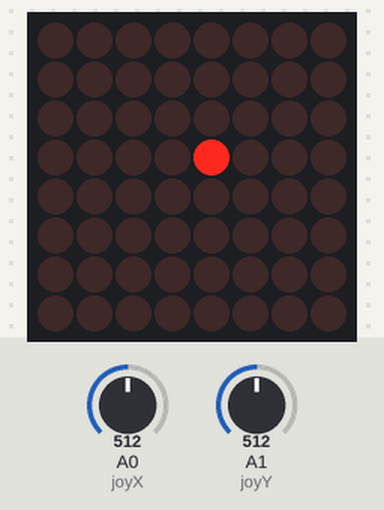
The sketch below on a simulated Arduino Uno, built with avr-gcc and run on an emulated ATmega328P. Parts: 8×8 LED matrix. The inputs (shaded band) are chosen by the test bench; at power-on: A0 (joyX) = 512, A1 (joyY) = 512.

Above: at 1.2 s.
1.3 s: A0 (joyX) set to 716
At 2.5 s:
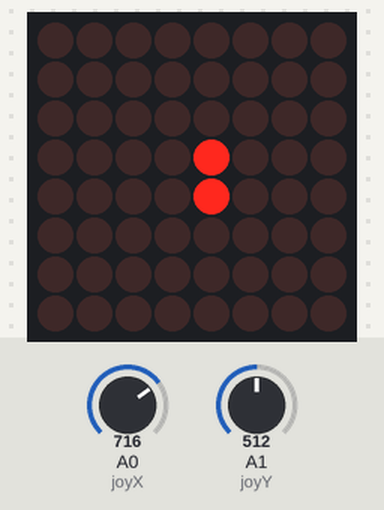
2.8 s: A1 (joyY) set to 716
At 3.8 s:
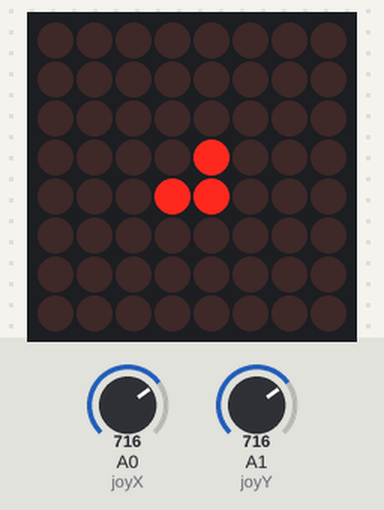
4.3 s: A0 (joyX) set to 900
At 5.0 s:
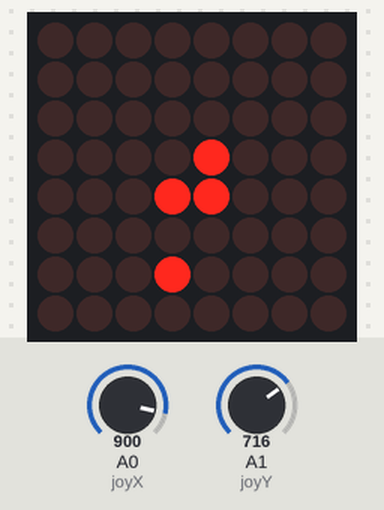
5.8 s: A1 (joyY) set to 900
At 6.1 s:
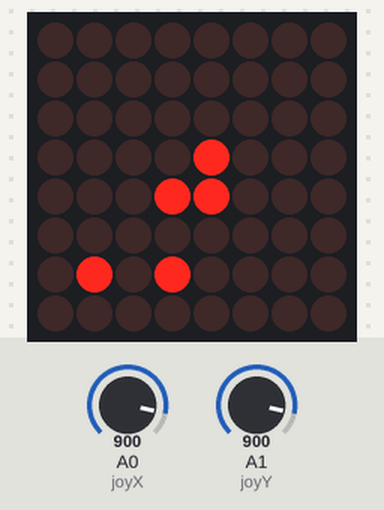
7.3 s: A0 (joyX) set to 1023
At 8.5 s:
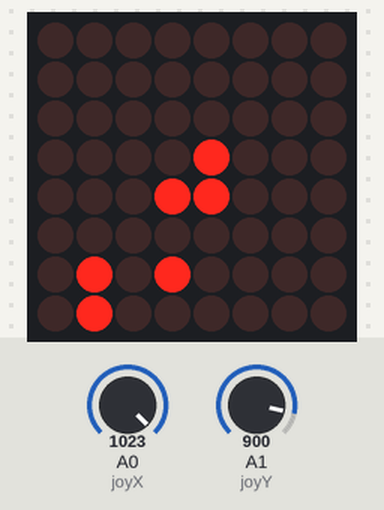
8.8 s: A1 (joyY) set to 1023
At 9.6 s:
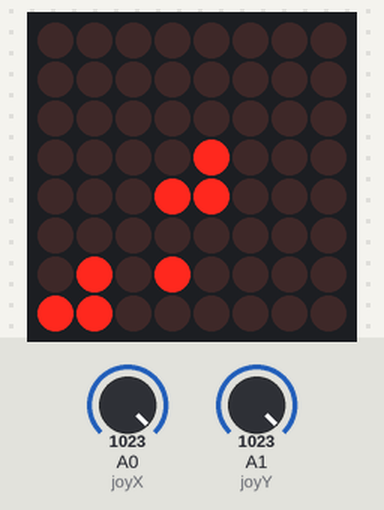
Timing chart, 0 to 11.3 s (numbered marks = the images above; inputs shaded):
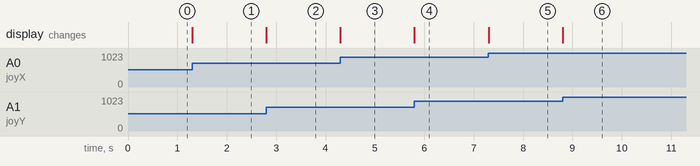

The sketch:

JoystickTransmit.ino
```cpp
#include "LedControl.h"
#define joyX A0
#define joyY A1

int xMap, yMap, xValue, yValue;
LedControl lc=LedControl(12,11,10,1);

void setup() {
  Serial.begin(115200);

  lc.shutdown(0,false);
  /* Set the brightness to a medium values */
  lc.setIntensity(0,8);
  /* and clear the display */
  lc.clearDisplay(0);
}

void loop() {
  // put your main code here, to run repeatedly:
  xValue = analogRead(joyX);
  yValue = analogRead(joyY);
  xMap = map(xValue, 0,1023, 0, 7);
  yMap = map(yValue,0,1023,7,0);
  lc.setLed(0,xMap,yMap,true);
}
```

Measured:
- after the input at 1.3 s, the display: changes at once (image 1)
- after the input at 2.8 s, the display: changes at once (image 2)
- after the input at 4.3 s, the display: changes at once (image 3)
- after the input at 5.8 s, the display: changes at once (image 4)
- after the input at 7.3 s, the display: changes at once (image 5)
- after the input at 8.8 s, the display: changes at once (image 6)
